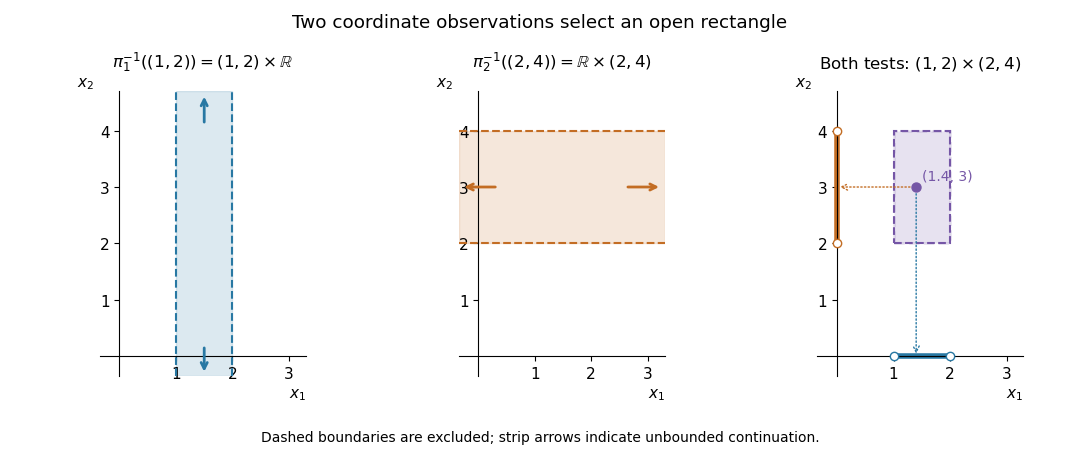

Reproduce this figure in Python.
"""Draw coordinate strips and their open-rectangle intersection (Python 3.14)."""
from pathlib import Path

import matplotlib.pyplot as plt
from matplotlib.patches import Rectangle


def main():
    plt.rcParams.update({"font.size": 11, "axes.titlesize": 12})
    fig, axes = plt.subplots(1, 3, figsize=(10.8, 4.6), facecolor="white")
    blue, orange, purple = "#2878a3", "#c36d24", "#7556a6"
    for ax in axes:
        ax.set(xlim=(-0.35, 3.3), ylim=(-0.35, 4.7), aspect="equal")
        ax.spines[["top", "right"]].set_visible(False)
        ax.spines["bottom"].set_position("zero")
        ax.spines["left"].set_position("zero")
        ax.set_xticks([1, 2, 3])
        ax.set_yticks([1, 2, 3, 4])
        ax.set_xlabel(r"$x_1$", loc="right")
        ax.set_ylabel(r"$x_2$", loc="top", rotation=0)
    a, b, c = axes
    a.add_patch(Rectangle((1, -0.35), 1, 5.05, color=blue, alpha=0.16))
    for x in (1, 2):
        a.axvline(x, color=blue, ls="--", lw=1.5)
    for start, end in ((4.1, 4.65), (0.2, -0.32)):
        a.annotate("", (1.5, end), (1.5, start),
                   arrowprops={"arrowstyle": "->", "color": blue, "lw": 2})
    a.set_title(r"$\pi_1^{-1}((1,2))=(1,2)\times\mathbb{R}$", pad=17)
    b.add_patch(Rectangle((-0.35, 2), 3.65, 2, color=orange, alpha=0.16))
    for y in (2, 4):
        b.axhline(y, color=orange, ls="--", lw=1.5)
    for start, end in ((2.6, 3.25), (0.35, -0.3)):
        b.annotate("", (end, 3), (start, 3),
                   arrowprops={"arrowstyle": "->", "color": orange, "lw": 2})
    b.set_title(r"$\pi_2^{-1}((2,4))=\mathbb{R}\times(2,4)$", pad=17)
    c.add_patch(Rectangle((1, 2), 1, 2, facecolor=purple,
                         alpha=0.17, edgecolor=purple, ls="--", lw=2))
    # A separate border keeps the excluded boundary readable.
    c.add_patch(Rectangle((1, 2), 1, 2, fill=False,
                         edgecolor=purple, ls="--", lw=1.5))
    c.scatter([1.4], [3], color=purple, s=42, zorder=5)
    c.text(1.5, 3.12, "(1.4, 3)", color=purple, fontsize=10)
    c.annotate("", (1.4, 0), (1.4, 2.93),
               arrowprops={"arrowstyle": "->", "color": blue, "ls": ":"})
    c.annotate("", (0, 3), (1.34, 3),
               arrowprops={"arrowstyle": "->", "color": orange, "ls": ":"})
    c.plot([1, 2], [0, 0], color=blue, lw=4)
    c.plot([0, 0], [2, 4], color=orange, lw=4)
    c.scatter([1, 2], [0, 0], facecolor="white", edgecolor=blue, zorder=6)
    c.scatter([0, 0], [2, 4], facecolor="white", edgecolor=orange, zorder=6)
    c.set_title(r"Both tests: $(1,2)\times(2,4)$", pad=17)
    fig.suptitle("Two coordinate observations select an open rectangle", y=0.97)
    fig.text(0.5, 0.04, "Dashed boundaries are excluded; strip arrows indicate unbounded continuation.",
             ha="center", fontsize=10)
    fig.subplots_adjust(left=0.06, right=0.98, top=0.80, bottom=0.18, wspace=0.30)
    fig.savefig(Path(__file__).with_suffix(".png").name, dpi=100,
                facecolor="white", transparent=False)
    plt.close(fig)


if __name__ == "__main__":
    main()
